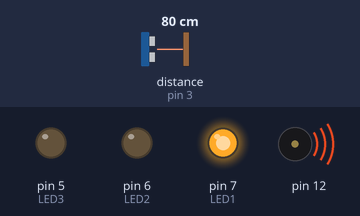
Bench run of a sketch on a simulated Arduino Uno, built with avr-gcc and run on an emulated ATmega328P. On the bench: output pins drawn as LEDs (lit = HIGH), buzzer (waves = sounding). Wiring (inferred from the names in the program): ultrasonic range finder: trigger pin 2; echo pin 3. The test bench sets the inputs (shaded band); at power-on: distance to the obstacle (sensor on pin 3) 80 cm. The echo pulse lasts 58.3 µs per cm; pins used as bus, display or sensor lines are not drawn; what the sketch prints to the serial monitor is not drawn.

Above: at 0.5 s.
Timing chart, 0 to 3.0 s (numbered marks = the images above):
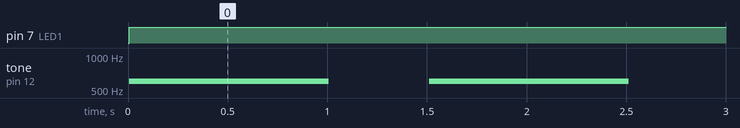

The sketch:

Ultrasons_4_me.ino
```cpp
/*
 * Code d'exemple pour un capteur à ultrasons HC-SR04.
 */
/* Constantes pour les broches */
const byte TRIGGER_PIN = 2; // Broche TRIGGER
const byte ECHO_PIN = 3;    // Broche ECHO
 int LED1= 7;
 int LED2 =6;
 int LED3 =5;
/* Constantes pour le timeout */
const unsigned long MEASURE_TIMEOUT = 25000UL; // 25ms = ~8m à 340m/s

/* Vitesse du son dans l'air en mm/us */
const float SOUND_SPEED = 340.0 / 1000;

/** Fonction setup() */
void setup() {


  /* Initialise le port série */
  Serial.begin(115200);
   pinMode(LED1, OUTPUT);
   pinMode(LED2, OUTPUT);
   pinMode(LED3, OUTPUT);
  /* Initialise les broches */
  pinMode(TRIGGER_PIN, OUTPUT);
  digitalWrite(TRIGGER_PIN, LOW); // La broche TRIGGER doit être à LOW au repos
  pinMode(ECHO_PIN, INPUT);
    pinMode(12, OUTPUT);
}

/** Fonction loop() */
void loop() {

  /* 1. Lance une mesure de distance en envoyant une impulsion HIGH de 10µs sur la broche TRIGGER */
  digitalWrite(TRIGGER_PIN, HIGH);
  delayMicroseconds(10);
  digitalWrite(TRIGGER_PIN, LOW);

  /* 2. Mesure le temps entre l'envoi de l'impulsion ultrasonique et son écho (si il existe) */
  long measure = pulseIn(ECHO_PIN, HIGH, MEASURE_TIMEOUT);

  /* 3. Calcul la distance à partir du temps mesuré */
  float d = measure / 2.0 * SOUND_SPEED;

  /* Affiche les résultats en mm, cm et m */
  Serial.print(F("Distance: "));
  Serial.println(d/10);

 if (0<d<10){
 analogWrite(LED1,255);    // Rouge
analogWrite(LED2,0);    // Vert
analogWrite(LED3,0);    // Bleu
 tone (12, 600); // allume le buzzer actif arduino
delay(1000);

 }
 else if (11<d<30){
  analogWrite(LED1,0);
  delay(500);// Rouge
analogWrite(LED3,255);    // Vert
analogWrite(LED2,0);    // Bleu
tone(12, 900); // allume le buzzer actif arduino
delay(1000);
 }
 else if (31<d<100){
   analogWrite(LED1,0);    // Rouge
analogWrite(LED3,255);    // Vert
analogWrite(LED2,0);    // Bleu
delay(1000);
 }
  else{
  analogWrite(LED1,0);    // Rouge
analogWrite(LED2,0);    // Vert
analogWrite(LED3,0);    // Bleu

delay(1000);
 }
  noTone(12);  // désactiver le buzzer actif arduino
   delay(500);/* Délai d'attente pour éviter d'afficher trop de résultats à la seconde */

}
```

Measured:
- by itself, pin 7 (LED1): LOW → HIGH at 0.01 s
- by itself, tone on pin 12: alternates 600 Hz for 1.0 s and silent for 0.51 s
